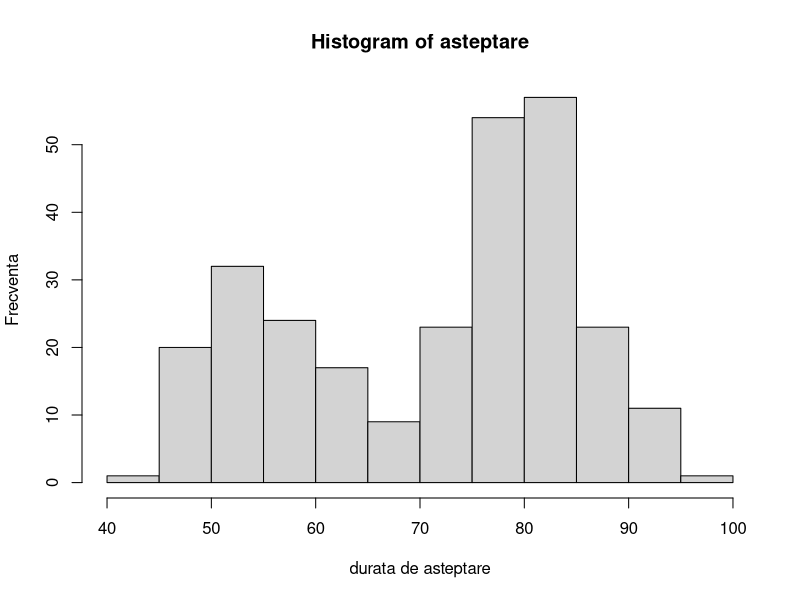
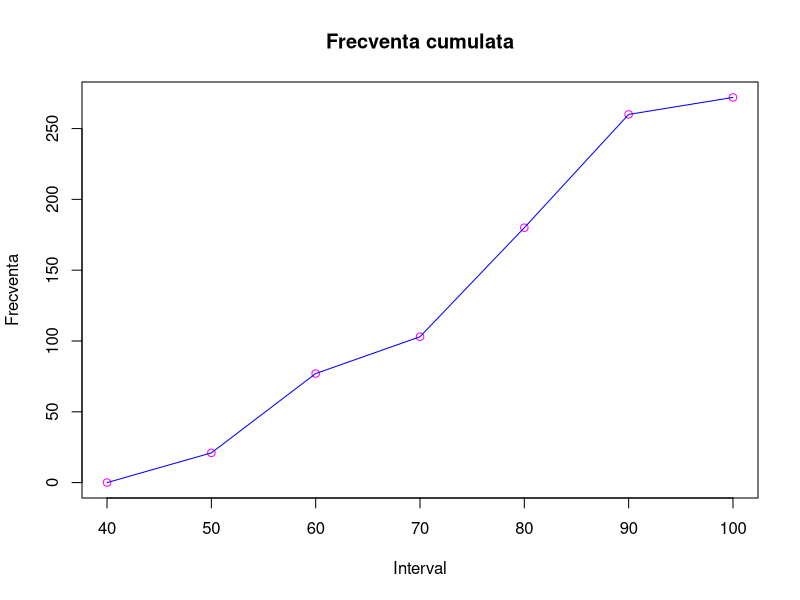
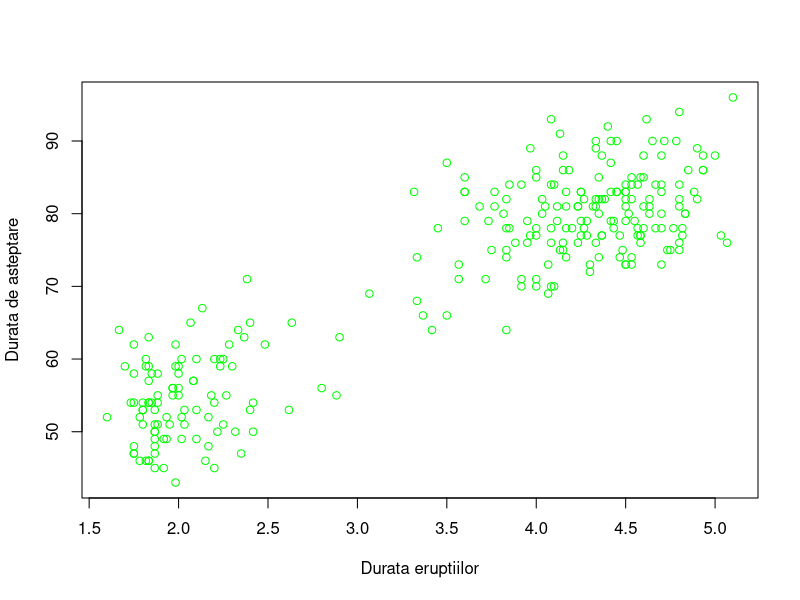
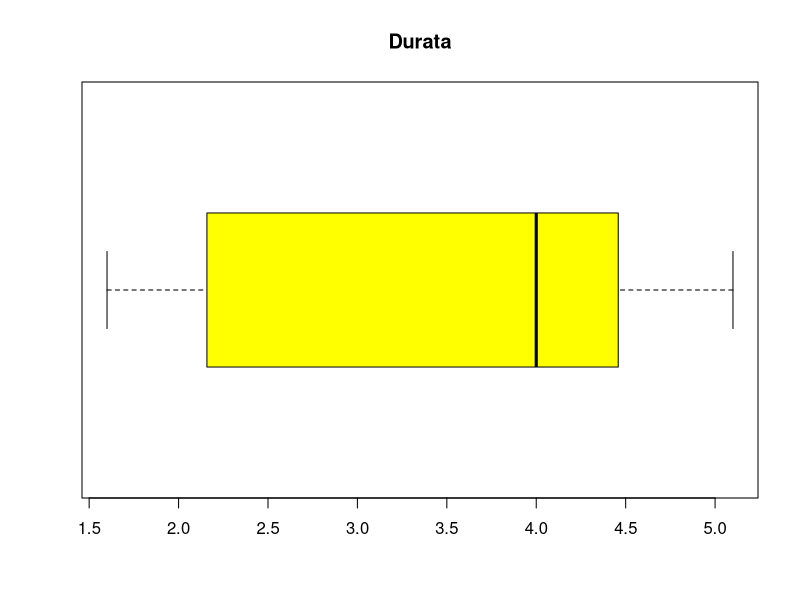
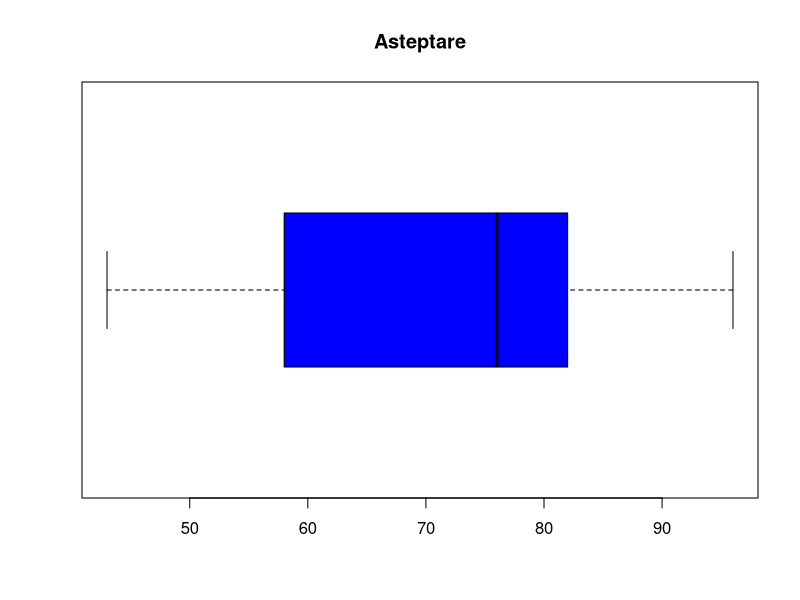

Write the R code that produced these figures, in order.
asteptare=faithful$waiting
durata=faithful$eruptions
#ex1 distributia frecventelor pentru perioadele de asteptare intre eruptii
#range(faithful$waiting)
breaks=seq(40,100,by=10)
waiting.cut=cut(asteptare,breaks,right=FALSE)
waiting.freq=table(waiting.cut)
cbind(waiting.freq)

#ex1 var2
#waiting.freq=table(faithful$waiting)
#cbind(waiting.freq)

#ex2  intervalul cu cele mai multe eruptii
maxname=names(waiting.freq)[which(waiting.freq==max(waiting.freq))]
sprintf("%s=%d cazuri",maxname,max(waiting.freq))

#ex3 graficul histograma a duratei de asteptare
hist(asteptare,right=FALSE,ylab="Frecventa",xlab="durata de asteptare")

#ex4 frecventa relativa a duratei de asteptare
old = options(digits=1)
waiting.relfreq=waiting.freq/nrow(faithful)
cbind(waiting.relfreq)
options(old)

#ex5 frecventa cumulata a duratei de asteptare
waiting.cumfreq=cumsum(waiting.freq)
cbind(waiting.cumfreq)

#ex6 graficul frecventelor cumulate
cumfreq0 = c(0, cumsum(waiting.freq))
plot(breaks, cumfreq0,
     main="Frecventa cumulata",
     ylab="Frecventa",
     xlab="Interval",
     col="magenta")
lines(breaks, cumfreq0,col="blue") 

#ex7 Stem-and-leaf a duratei de asteptare
stem(asteptare)

#ex8 Scatter-plot a duratei de asteptare
plot(durata,asteptare, xlab="Durata eruptiilor", ylab="Durata de asteptare",col="green")

#ex9 media, mediana, dispersia, deviatia standard, coeficientul de aplatizare si coeficientul de asimetrie pt faithful

#media eruptions
mean(durata)
#media waiting
mean(asteptare)

#mediana eruptions
median(durata)
#mediana waitings
median(asteptare)

#dispersia eruptions
var(durata)
#dispersia waitings
var(asteptare)

#deviatia standard eruptions
sd(durata)
#deviatia standard waitings
sd(asteptare)

install.packages("e1071")
library(e1071)
#coeficientul de aplatizare eruptions
kurtosis(durata)
#coeficientul de aplatizare waiting
kurtosis(asteptare)

#coeficientul de asimetrie eruptions
skewness(durata)
#coeficientul de asimetrie waiting
skewness(asteptare)

#ex10 valorile aberante din setul de date, coloane Waiting
IQR(asteptare)
sd(asteptare)

#ex11 graficul de tip box-plot
#graficul box-plot eruptions
boxplot(durata, horizontal=TRUE,main="Durata",col="yellow")
#graficul box-plot waiting
boxplot(asteptare, horizontal=TRUE,main="Asteptare",col="blue")

#ex12 coeficientul de corelatie
cor(durata, asteptare)

summary(durata)